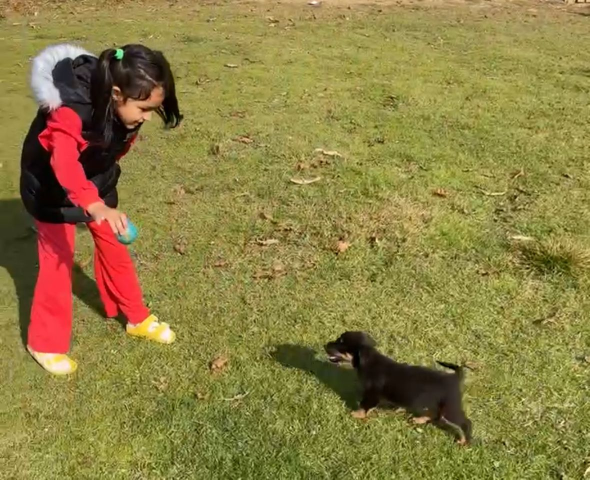
#> input picture docs/images/input_image.jpg, 1179 x 959 px (shown at 1/2 size)
$ python inference.py
#> lines starting #> are read from the running program, lines starting #| are printed output that depends on the picture
#> in run_detect, image is the input picture: shape (959, 1179, 3); mean B, G, R 67.8, 127.5, 141.4
#!/usr/bin/env python3
"""Triton client for the end2end YOLOv7-tiny TensorRT model.

Two modes:

  detect  run a single inference and write an annotated image (default)
  load    keep N threads hammering the server so GPU utilisation rises and
          the HorizontalPodAutoscaler has something to react to

The model is exported with `--end2end`, so the TensorRT EfficientNMS plugin
has already applied NMS on the server side. The client only has to undo the
letterbox padding and draw the boxes.
"""

import argparse
import queue
import sys
import threading
import time

import cv2
import numpy as np
import tritonclient.http as httpclient

MODEL_INPUT = "images"
MODEL_OUTPUTS = ("num_dets", "det_boxes", "det_scores", "det_classes")
INPUT_SIZE = 640

# COCO class names, in the order YOLOv7 was trained on.
CLASS_NAMES = [
    "person", "bicycle", "car", "motorcycle", "airplane", "bus", "train", "truck",
    "boat", "traffic light", "fire hydrant", "stop sign", "parking meter", "bench",
    "bird", "cat", "dog", "horse", "sheep", "cow", "elephant", "bear", "zebra",
    "giraffe", "backpack", "umbrella", "handbag", "tie", "suitcase", "frisbee",
    "skis", "snowboard", "sports ball", "kite", "baseball bat", "baseball glove",
    "skateboard", "surfboard", "tennis racket", "bottle", "wine glass", "cup",
    "fork", "knife", "spoon", "bowl", "banana", "apple", "sandwich", "orange",
    "broccoli", "carrot", "hot dog", "pizza", "donut", "cake", "chair", "couch",
    "potted plant", "bed", "dining table", "toilet", "tv", "laptop", "mouse",
    "remote", "keyboard", "cell phone", "microwave", "oven", "toaster", "sink",
    "refrigerator", "book", "clock", "vase", "scissors", "teddy bear",
    "hair drier", "toothbrush",
]


def letterbox(image, size=INPUT_SIZE):
    """Resize preserving aspect ratio and pad to a square, like YOLOv7 does.

    Returns the padded image plus the scale and padding needed to map boxes
    back onto the original image.
    """
#> called with size = 640
    height, width = image.shape[:2]
#> height = 959; width = 1179
    scale = min(size / height, size / width)
#> scale = 0.543
    new_w, new_h = round(width * scale), round(height * scale)
#> new_w = 640; new_h = 521
    pad_x, pad_y = (size - new_w) / 2, (size - new_h) / 2
#> pad_x = 0; pad_y = 59.5

    resized = cv2.resize(image, (new_w, new_h), interpolation=cv2.INTER_LINEAR)
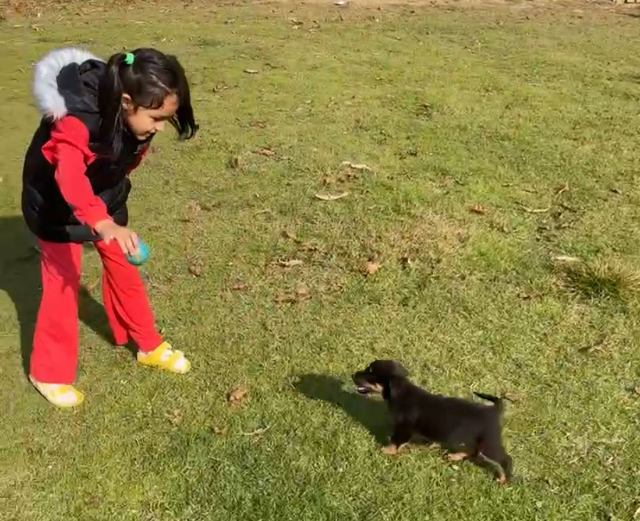
#> resized: shape (521, 640, 3); mean B, G, R 67.7, 127.4, 141.3
    top, left = round(pad_y - 0.1), round(pad_x - 0.1)
#> top = 59; left = 0
    bottom, right = size - new_h - top, size - new_w - left
#> bottom = 60; right = 0
    padded = cv2.copyMakeBorder(
        resized, top, bottom, left, right, cv2.BORDER_CONSTANT, value=(114, 114, 114)
    )
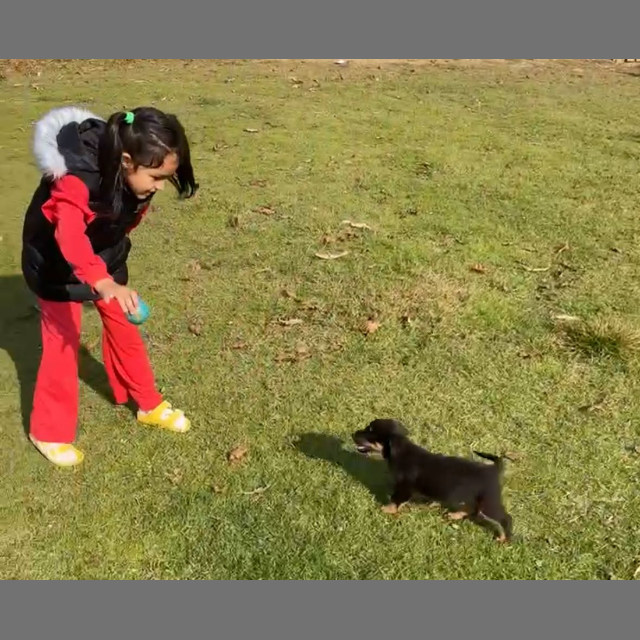
#> padded: shape (640, 640, 3); mean B, G, R 76.3, 124.9, 136.2
    return padded, scale, (left, top)


def preprocess(image):
    """BGR uint8 HWC image -> NCHW float32 batch of 1, plus letterbox metadata."""
    padded, scale, pad = letterbox(image)
#> scale = 0.543; pad = (0, 59)
    rgb = cv2.cvtColor(padded, cv2.COLOR_BGR2RGB)  # YOLOv7 is trained on RGB
    chw = rgb.astype(np.float32).transpose(2, 0, 1) / 255.0
    return np.ascontiguousarray(chw[None, ...]), scale, pad


def build_request(batch):
    """Fresh InferInput/InferRequestedOutput objects. These are NOT thread safe,
    so every thread builds its own."""
    inp = httpclient.InferInput(MODEL_INPUT, batch.shape, "FP32")
    inp.set_data_from_numpy(batch)
    outs = [httpclient.InferRequestedOutput(name) for name in MODEL_OUTPUTS]
    return [inp], outs


# [40 lines left out: functions parse_detections, draw, not called in this run]


def run_detect(args):
    image = cv2.imread(args.image)
    if image is None:
        raise SystemExit(f"could not read image: {args.image}")

    batch, scale, pad = preprocess(image)
#> scale = 0.543; pad = (0, 59)
    inputs, outputs = build_request(batch)

    with httpclient.InferenceServerClient(url=args.url) as client:
        response = client.infer(
            model_name=args.model, model_version=args.model_version,
            inputs=inputs, outputs=outputs,
        )

    detections = parse_detections(response, scale, pad, args.threshold)
    print(f"{len(detections)} detection(s) above {args.threshold}")
    for (x_min, y_min, x_max, y_max), score, class_id in detections:
        name = CLASS_NAMES[class_id] if 0 <= class_id < len(CLASS_NAMES) else str(class_id)
        print(f"  {name:<15} {score:.3f}  [{x_min:.0f} {y_min:.0f} {x_max:.0f} {y_max:.0f}]")

    cv2.imwrite(args.output, draw(image, detections))
    print(f"wrote {args.output}")


# [70 lines left out: function run_load, not called in this run]


def main():
    parser = argparse.ArgumentParser(description=__doc__,
                                     formatter_class=argparse.RawDescriptionHelpFormatter)
    parser.add_argument("--mode", choices=("detect", "load"), default="detect")
    parser.add_argument("--url", default="localhost:8000",
                        help="Triton HTTP endpoint, no scheme (default: %(default)s)")
    parser.add_argument("--model", default="yolov7tiny")
    parser.add_argument("--model-version", default="1")
    parser.add_argument("--image", default="docs/images/input_image.jpg")
    parser.add_argument("--output", default="detection_result.jpg")
    parser.add_argument("--threshold", type=float, default=0.60)
    parser.add_argument("--threads", type=int, default=32, help="load mode only")
    parser.add_argument("--duration", type=float, default=120, help="load mode seconds")
    parser.add_argument("--interval", type=float, default=0.0,
                        help="load mode: sleep between requests, 0 = as fast as possible")
    args = parser.parse_args()

    if args.mode == "detect":
        run_detect(args)
#> (the call stopped at in build_request, `inp = httpclient.InferInput(MODEL_INPUT, batch.shape, "FP32")`: tritonclient is not available in this run)
    else:
        run_load(args)


if __name__ == "__main__":
    main()
